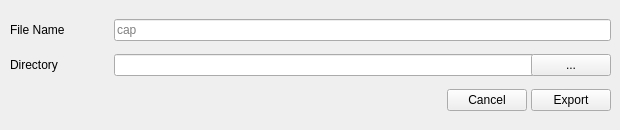
<?xml version="1.0" encoding="UTF-8"?>
<ui version="4.0">
 <class>export_hashes_as_vic</class>
 <widget class="QDialog" name="export_hashes_as_vic">
  <property name="geometry">
   <rect>
    <x>0</x>
    <y>0</y>
    <width>620</width>
    <height>130</height>
   </rect>
  </property>
  <property name="minimumSize">
   <size>
    <width>430</width>
    <height>130</height>
   </size>
  </property>
  <property name="maximumSize">
   <size>
    <width>620</width>
    <height>130</height>
   </size>
  </property>
  <property name="windowTitle">
   <string>Dialog</string>
  </property>
  <widget class="QWidget" name="layoutWidget">
   <property name="geometry">
    <rect>
     <x>10</x>
     <y>10</y>
     <width>601</width>
     <height>110</height>
    </rect>
   </property>
   <layout class="QVBoxLayout" name="verticalLayout">
    <property name="spacing">
     <number>4</number>
    </property>
    <item>
     <layout class="QHBoxLayout" name="horizontalLayout">
      <item>
       <widget class="QLabel" name="label_file_name">
        <property name="minimumSize">
         <size>
          <width>100</width>
          <height>16</height>
         </size>
        </property>
        <property name="maximumSize">
         <size>
          <width>100</width>
          <height>16777215</height>
         </size>
        </property>
        <property name="text">
         <string>File Name</string>
        </property>
       </widget>
      </item>
      <item>
       <widget class="QLineEdit" name="lineEdit_file_name">
        <property name="minimumSize">
         <size>
          <width>421</width>
          <height>0</height>
         </size>
        </property>
        <property name="readOnly">
         <bool>false</bool>
        </property>
        <property name="placeholderText">
         <string>cap</string>
        </property>
       </widget>
      </item>
     </layout>
    </item>
    <item>
     <layout class="QHBoxLayout" name="horizontalLayout_2">
      <item>
       <widget class="QLabel" name="label_file_path">
        <property name="minimumSize">
         <size>
          <width>100</width>
          <height>0</height>
         </size>
        </property>
        <property name="maximumSize">
         <size>
          <width>100</width>
          <height>16777215</height>
         </size>
        </property>
        <property name="text">
         <string>Directory</string>
        </property>
       </widget>
      </item>
      <item>
       <widget class="QLineEdit" name="lineEdit_file_path">
        <property name="minimumSize">
         <size>
          <width>421</width>
          <height>0</height>
         </size>
        </property>
        <property name="readOnly">
         <bool>true</bool>
        </property>
       </widget>
      </item>
      <item>
       <widget class="QPushButton" name="pushButton_select">
        <property name="focusPolicy">
         <enum>Qt::NoFocus</enum>
        </property>
        <property name="text">
         <string>...</string>
        </property>
       </widget>
      </item>
     </layout>
    </item>
    <item>
     <layout class="QHBoxLayout" name="horizontalLayout_3">
      <item>
       <spacer name="horizontalSpacer_3">
        <property name="orientation">
         <enum>Qt::Horizontal</enum>
        </property>
        <property name="sizeHint" stdset="0">
         <size>
          <width>418</width>
          <height>20</height>
         </size>
        </property>
       </spacer>
      </item>
      <item>
       <widget class="QPushButton" name="pushButton_cancel">
        <property name="focusPolicy">
         <enum>Qt::NoFocus</enum>
        </property>
        <property name="text">
         <string>Cancel</string>
        </property>
       </widget>
      </item>
      <item>
       <widget class="QPushButton" name="pushButton_export">
        <property name="focusPolicy">
         <enum>Qt::NoFocus</enum>
        </property>
        <property name="text">
         <string>Export</string>
        </property>
       </widget>
      </item>
     </layout>
    </item>
   </layout>
  </widget>
 </widget>
 <resources/>
 <connections/>
</ui>
